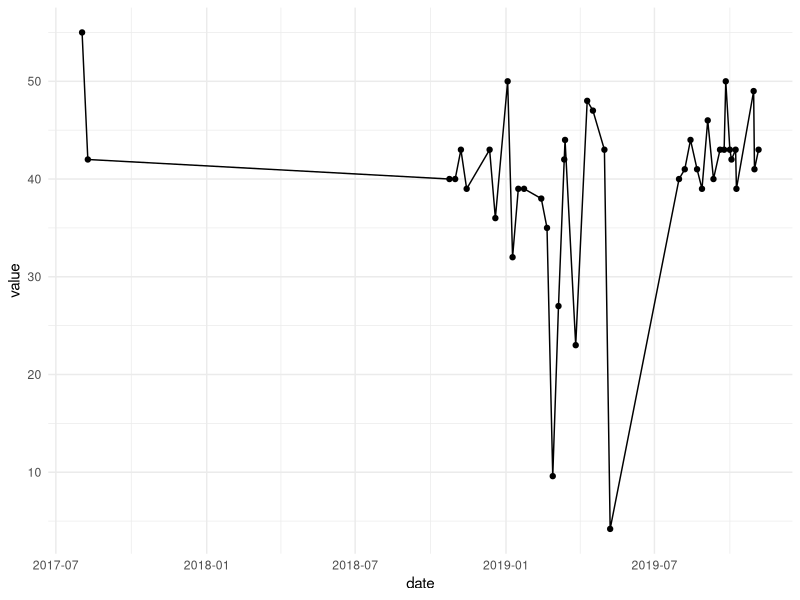

Source code (R):
########
# Things to do
# - combine date and time into one datetime
# - figure out if we need to change data to work in tidyverse/ggplot





library(tidyverse); theme_set(theme_minimal())
library(lubridate)
library(here) # eliminates working directory/filepath stuff

# Read in the data
raw_clar_eff <- read_csv(here("datasets", "clarifier_effluent.csv"))
raw_clar_inf <- read_csv(here("datasets", "clarifier_influent.csv"))
raw_filter_eff <- read_csv(here("datasets", "filter_effluent.csv"))
raw_filter_inf <- read_csv(here("datasets", "filter_influent.csv"))

# Shows what water quality things are measured in filter data
unique(raw_filter_eff$parameter)
unique(raw_filter_inf$parameter)

# a time series plot of ammonia
raw_filter_eff %>%
  filter(parameter == "Ammonia") %>%
  ggplot(aes(x = date, y = value)) +
    geom_point() +
    geom_line()







